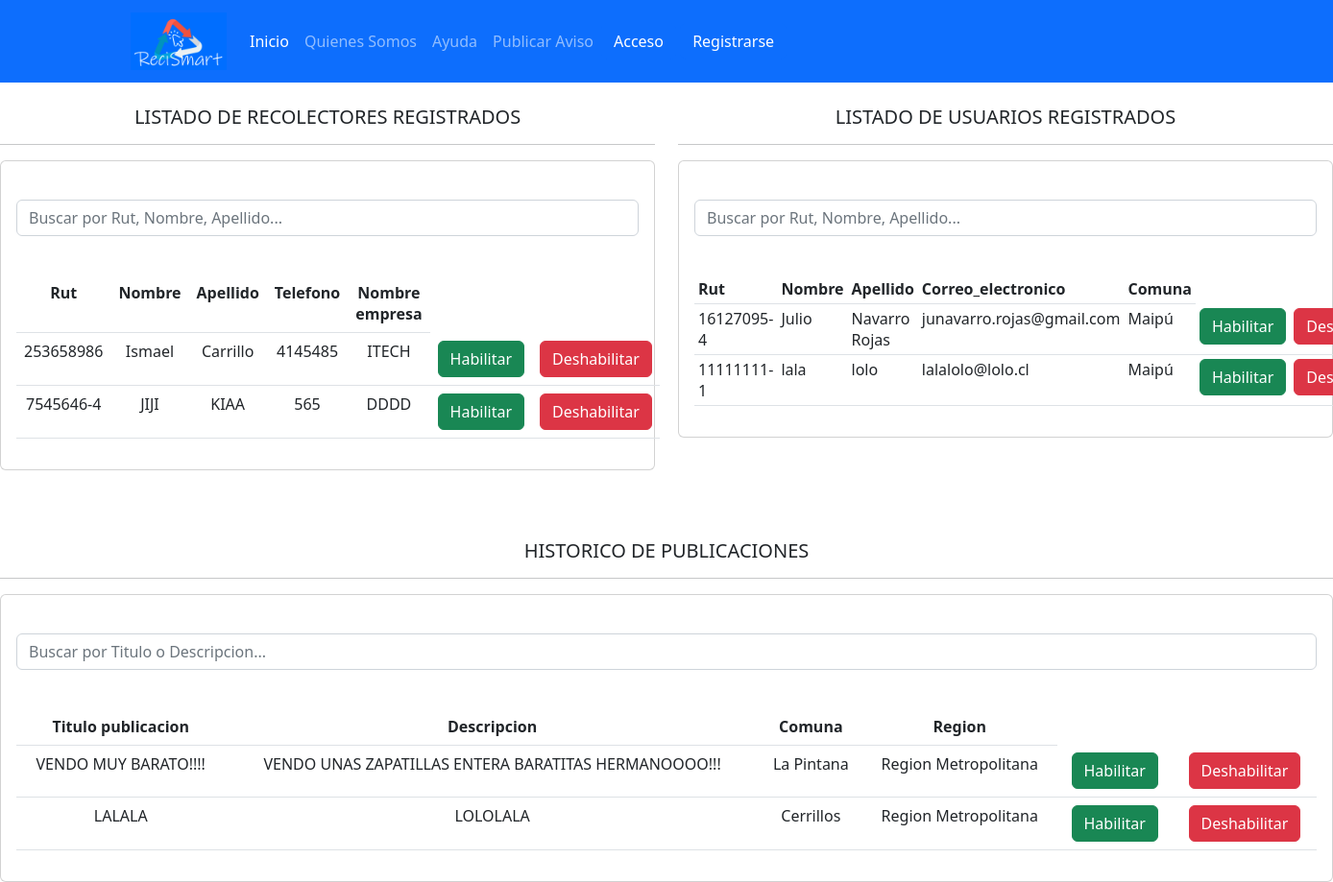
Before: /panel/ with the older database file.
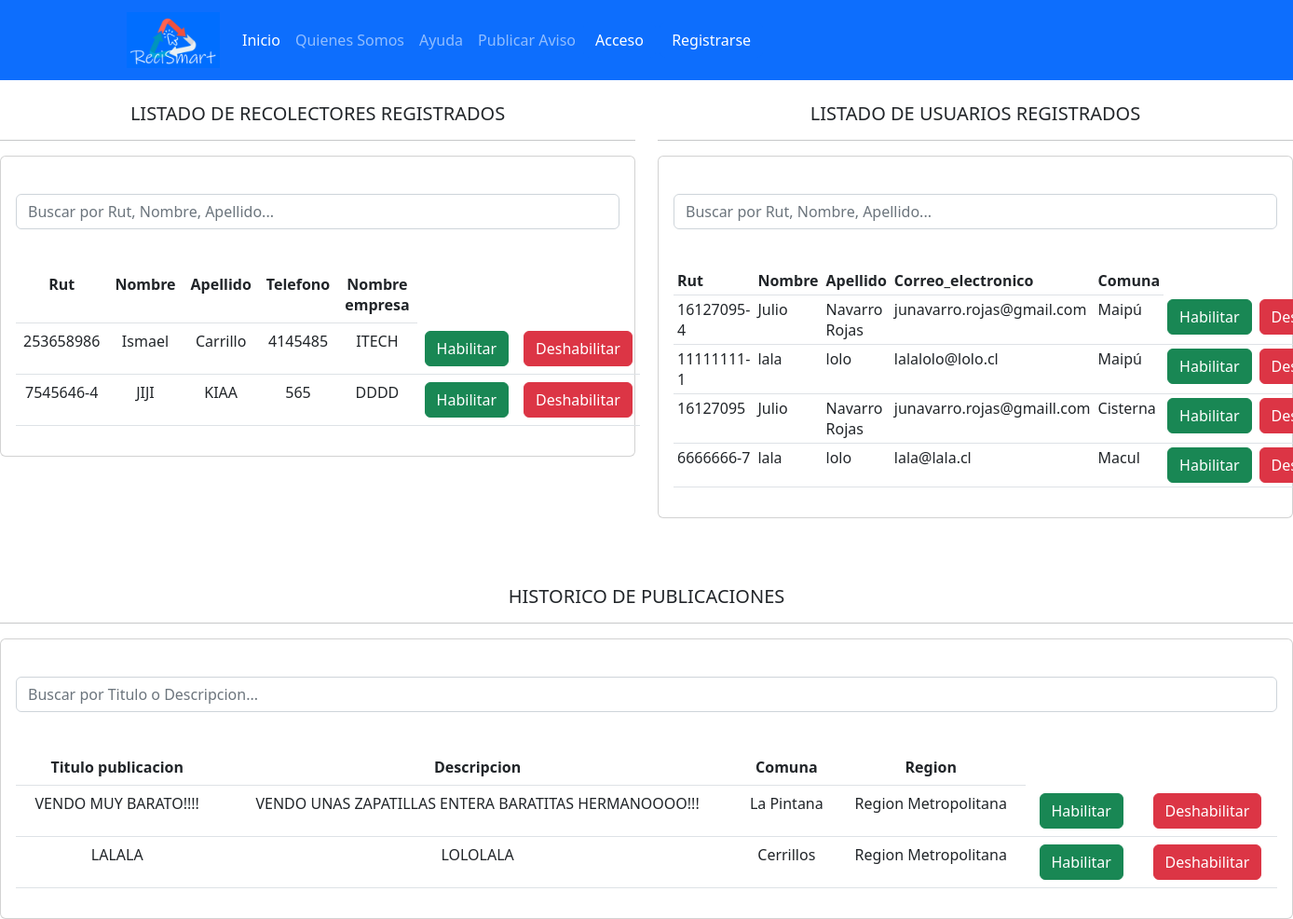
After: the same page with the newer database file.
### RecismartAPP/models.py (models this page shows, shortened)
class CuentaRecolector(models.Model):
    Rut_Empresa = models.CharField(max_length=100, unique=True)
    Nombre = models.CharField(max_length=50)
    Apellido = models.CharField(max_length=50)
    Correo_electronico = models.EmailField(max_length=50, unique=True)
    Telefono = models.CharField(max_length=100)
    Direccion = models.CharField(max_length=100)
    Nombre_de_empresa = models.CharField(max_length=100)

class CuentaUsuario(models.Model):
    Rut = models.CharField(max_length=100, unique=True)
    Nombre = models.CharField(max_length=50)
    Apellido = models.CharField(max_length=50)
    Correo_electronico = models.EmailField(max_length=50, unique=True)
    Telefono = models.CharField(max_length=100)
    Direccion = models.CharField(max_length=100)
    Comuna = models.ForeignKey(Comunas, on_delete=models.CASCADE)
    Region = models.ForeignKey(Regiones, on_delete=models.CASCADE)

class Comunas(models.Model):
    Comuna = models.CharField(max_length=100, choices=LISTA_COMUNAS_RM)
    def __str__(self):
        return self.Comuna

class RegistroAviso(models.Model):
    Titulo_de_publicacion = models.CharField(max_length=100, unique=True)
    Descripcion = models.CharField(max_length=300)
    Comuna = models.ForeignKey(Comunas, on_delete=models.CASCADE)
    Region = models.ForeignKey(Regiones, on_delete=models.CASCADE)

class Regiones(models.Model):
    Region = models.CharField(max_length=100, choices=LISTA_REGIONES)
    def __str__(self):
        return self.Region

### RecismartAPP/views.py (the view, shortened to what this page needs)
# urls.py: path('panel/', panel, name="panel"),
def panel(request):
    busqueda_usuario = request.GET.get("busqueda_usuario")
    busqueda_recolector = request.GET.get("busqueda_recolector")
    busqueda_aviso = request.GET.get("busqueda_aviso")
    listarusuario = CuentaUsuario.objects.all()
    listarrecolector = CuentaRecolector.objects.all()
    listaraviso = RegistroAviso.objects.all()
    if busqueda_aviso:
        listaraviso = RegistroAviso.objects.filter(
            Q(Titulo_de_publicacion__icontains=busqueda_aviso) |
            Q(Descripcion__icontains=busqueda_aviso)
        ).distinct()
    data = {
        'listarusuario': listarusuario,
        'listarrecolector': listarrecolector,
        'listaraviso': listaraviso,
    }
    return render(request, './administrador/panel.html', data)

### RecismartAPP/templates/administrador/panel.html (shortened to what this page needs)
{%  include 'navbar2.html' %}
    <div class="row text-center">
            <div class="col-md-6 " >
                <h5>LISTADO DE RECOLECTORES REGISTRADOS</h5>
                <hr>
                <div class="card card-body">
                    <br>
                    <form class="form-inline">
                        <input class="form-control mr-sm-" type="search" placeholder="Buscar por Rut, Nombre, Apellido..." aria-label="Search" name="busqueda_recolector">
                    </form>
                    <br>
                    <table class="table table-responsive-md thead-light text-center" >
                        <tr>
                            <th>Rut</th>
                            <th>Nombre</th>
                            <th>Apellido</th>
                            <th>Telefono</th>
                            <th>Nombre empresa</th>
                        </tr>
                            {% for recolector in listarrecolector %}
                        <tr>
                            <td>{{ recolector.Rut_Empresa }}</td>
                            <td>{{ recolector.Nombre }}</td>
                            <td>{{ recolector.Apellido }}</td>
                            <td>{{ recolector.Telefono }}</td>
                            <td>{{ recolector.Nombre_de_empresa }}</td>
                            <td><a class="btn btn-success" href="#">Habilitar</a></td>
                            <td><a class="btn btn-danger" href="#">Deshabilitar</a></td>
                        </tr>
                            {% endfor %}
                    </table>
                </div>
            </div>
        <div class="col-sm-12 col-md-6 text-center">
            <h5>LISTADO DE USUARIOS REGISTRADOS</h5>
            <hr>
            <div class="card card-body">
                <br>
                <form class="form-inline">
                    <input class="form-control mr-sm-" type="search" placeholder="Buscar por Rut, Nombre, Apellido..." aria-label="Search" name="busqueda_usuario">
                </form>
                <br>
                <table class="table table-sm">
                    <tr>
                        <th>Rut</th>
                        <th>Nombre</th>
                        <th>Apellido</th>
                        <th>Correo_electronico</th>
                        <th>Comuna</th>
                    </tr>
                    {% for usuarios in listarusuario %}
                        <tr>
                        <td>{{ usuarios.Rut }}</td>
                        <td>{{ usuarios.Nombre }}</td>
                        <td>{{ usuarios.Apellido }}</td>
                        <td>{{ usuarios.Correo_electronico }}</td>
                        <td>{{ usuarios.Comuna }}</td>
                        <td><a class="btn btn-success" href="#">Habilitar</a></td>
                        <td><a  class="btn btn-danger" href="#">Deshabilitar</a></td>
                        </tr>
                    {% endfor %}
                </table>
            </div>
        </div>
        <div class="col-md-12" >
                <br>
                <br>
                <br>
                <h5 style="text-align: center">HISTORICO DE PUBLICACIONES</h5>
                <hr>
                <div class="card card-body">
                    <br>
                    <form class="form-inline">
                        <input class="form-control mr-sm-" type="search" placeholder="Buscar por Titulo o Descripcion..." aria-label="Search" name="busqueda_aviso">
                    </form>
                    <br>
                    <table class="table table-responsive-md thead-light text-center" >
                        <tr>
                            <th>Titulo publicacion</th>
                            <th>Descripcion</th>
                            <th>Comuna</th>
                            <th>Region</th>
                        </tr>
                            {% for avisos in listaraviso %}
                        <tr>
                            <td>{{ avisos.Titulo_de_publicacion }}</td>
                            <td>{{ avisos.Descripcion }}</td>
                            <td>{{ avisos.Comuna }}</td>
                            <td>{{ avisos.Region }}</td>
                            <td><a class="btn btn-success" href="#">Habilitar</a></td>
                            <td><a  class="btn btn-danger" href="#">Deshabilitar</a></td>
                        </tr>
                            {% endfor %}
                    </table>
                </div>
        </div>
    </div>

### RecismartAPP/templates/navbar2.html (shortened to what this page needs)
{% load static %}
<link href="https://cdn.jsdelivr.net/npm/bootstrap@5.2.0-beta1/dist/css/bootstrap.min.css" rel="stylesheet">
<link rel="stylesheet" href="https://cdnjs.cloudflare.com/ajax/libs/font-awesome/6.1.1/css/all.min.css">
<nav class="navbar navbar-expand-lg navbar-dark bg-primary ">
        <div class="container">
            <a class="navbar-brand" href="#">
                <img src="{% static 'img/logo.png' %}" alt="" width="100">
            </a>
            <div class="collapse navbar-collapse" id="navbarSupportedContent">
                <ul class="navbar-nav">
                    <li class="nav-item"><a class="nav-link active" href="{% url 'home' %}">Inicio</a></li>
                    <li class="nav-item"><a class="nav-link" href="#">Quienes Somos</a></li>
                    <li class="nav-item"><a class="nav-link" href="#">Ayuda</a></li>
                    <li class="nav-item"><a class="nav-link" href="#">Publicar Aviso</a></li>
                </ul>
            <div class="botones">
            <div class="d-grid gap-2 d-md-block">
                <a class="btn btn-primary" type="button" href="{% url 'login' %}">Acceso</a>
                <a class="btn btn-primary" type="button" href="{% url 'registro' %}">Registrarse</a>
            </div>
            </div>
            </div>
        </div>
    </nav>

Changed rows visible on the page:
added CuentaUsuario: Rut "16127095", Nombre "Julio", Apellido "Navarro Rojas", Correo_electronico "junavarro.rojas@gmaill.com", Comuna "Cisterna"
added CuentaUsuario: Rut "6666666-7", Nombre "lala", Apellido "lolo", Correo_electronico "lala@lala.cl", Comuna "Macul"
